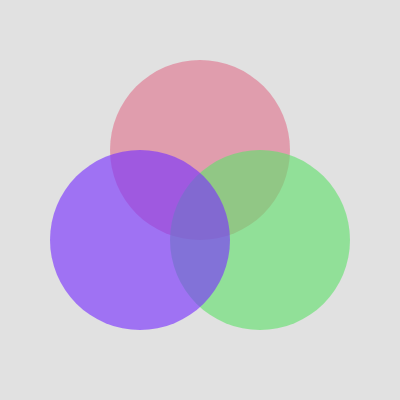
Frame 1 (no input)
Frame 60 (no input): identical to frame 1, image omitted
Frame 120 (the mouse pressed at the canvas centre since frame 60): identical to frame 1, image omitted

The p5.js sketch that drew this single still picture (run headless with seeded random() and noise() and a simulated clock; from frame 60 on, the mouse is pressed at the canvas centre):

// p5.js sketch
// ── sketch.js
function setup() {
  createCanvas(400, 400);
}

function draw() {
  background(225);             // bg set to white
  noStroke();                  // gets rid of the shape outlines
    
  //top circle
  let c = color(225,140,160,200);
  fill(c);
  ellipse(200,150,180);
  
  //bottom right
  c = color(100,225,110,160);
  fill(c);
  ellipse(260,240,180);
  
  //bottom left
  c = color(121,50,255,160);
  fill(c);
  ellipse(140,240,180);
  
  describe('three circles in a venn diagram. colors: pink, purple, and green');
}
